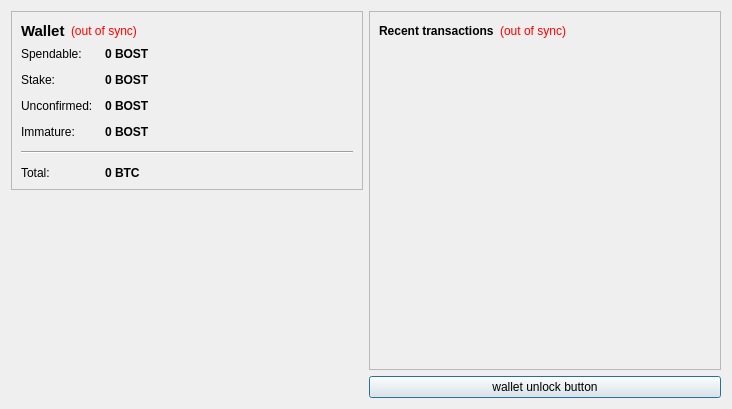
<?xml version="1.0" encoding="UTF-8"?>
<ui version="4.0">
 <class>OverviewPage</class>
 <widget class="QWidget" name="OverviewPage">
  <property name="geometry">
   <rect>
    <x>0</x>
    <y>0</y>
    <width>732</width>
    <height>409</height>
   </rect>
  </property>
  <property name="windowTitle">
   <string>Form</string>
  </property>
  <layout class="QHBoxLayout" name="horizontalLayout" stretch="0,0">
   <item>
    <layout class="QVBoxLayout" name="verticalLayout_2">
     <item>
      <widget class="QFrame" name="frame">
       <property name="frameShape">
        <enum>QFrame::StyledPanel</enum>
       </property>
       <property name="frameShadow">
        <enum>QFrame::Raised</enum>
       </property>
       <layout class="QVBoxLayout" name="verticalLayout_4">
        <item>
         <layout class="QHBoxLayout" name="horizontalLayout_4">
          <item>
           <widget class="QLabel" name="label_5">
            <property name="font">
             <font>
              <pointsize>11</pointsize>
              <weight>75</weight>
              <bold>true</bold>
             </font>
            </property>
            <property name="text">
             <string>Wallet</string>
            </property>
           </widget>
          </item>
          <item>
           <widget class="QLabel" name="labelWalletStatus">
            <property name="toolTip">
             <string>The displayed information may be out of date. Your wallet automatically synchronizes with the sterlingcoin network after a connection is established, but this process has not completed yet.</string>
            </property>
            <property name="styleSheet">
             <string notr="true">QLabel { color: red; }</string>
            </property>
            <property name="text">
             <string notr="true">(out of sync)</string>
            </property>
            <property name="alignment">
             <set>Qt::AlignLeading|Qt::AlignLeft|Qt::AlignVCenter</set>
            </property>
           </widget>
          </item>
          <item>
           <spacer name="horizontalSpacer_2">
            <property name="orientation">
             <enum>Qt::Horizontal</enum>
            </property>
            <property name="sizeHint" stdset="0">
             <size>
              <width>40</width>
              <height>20</height>
             </size>
            </property>
           </spacer>
          </item>
         </layout>
        </item>
        <item>
         <layout class="QFormLayout" name="formLayout_2">
          <property name="fieldGrowthPolicy">
           <enum>QFormLayout::AllNonFixedFieldsGrow</enum>
          </property>
          <property name="horizontalSpacing">
           <number>12</number>
          </property>
          <property name="verticalSpacing">
           <number>12</number>
          </property>
          <item row="0" column="0">
           <widget class="QLabel" name="label">
            <property name="text">
             <string>Spendable:</string>
            </property>
           </widget>
          </item>
          <item row="0" column="1">
           <widget class="QLabel" name="labelBalance">
            <property name="font">
             <font>
              <weight>75</weight>
              <bold>true</bold>
             </font>
            </property>
            <property name="cursor">
             <cursorShape>IBeamCursor</cursorShape>
            </property>
            <property name="toolTip">
             <string>Your current spendable balance</string>
            </property>
            <property name="text">
             <string notr="true">0 BOST</string>
            </property>
            <property name="textInteractionFlags">
             <set>Qt::LinksAccessibleByMouse|Qt::TextSelectableByKeyboard|Qt::TextSelectableByMouse</set>
            </property>
           </widget>
          </item>
          <item row="1" column="0">
           <widget class="QLabel" name="label_6">
            <property name="text">
             <string>Stake:</string>
            </property>
           </widget>
          </item>
          <item row="1" column="1">
           <widget class="QLabel" name="labelStake">
            <property name="font">
             <font>
              <weight>75</weight>
              <bold>true</bold>
             </font>
            </property>
            <property name="cursor">
             <cursorShape>IBeamCursor</cursorShape>
            </property>
            <property name="toolTip">
             <string>Total of coins that was staked, and do not yet count toward the current balance</string>
            </property>
            <property name="text">
             <string notr="true">0 BOST</string>
            </property>
            <property name="textInteractionFlags">
             <set>Qt::LinksAccessibleByMouse|Qt::TextSelectableByKeyboard|Qt::TextSelectableByMouse</set>
            </property>
           </widget>
          </item>
          <item row="2" column="0">
           <widget class="QLabel" name="label_3">
            <property name="text">
             <string>Unconfirmed:</string>
            </property>
           </widget>
          </item>
          <item row="2" column="1">
           <widget class="QLabel" name="labelUnconfirmed">
            <property name="font">
             <font>
              <weight>75</weight>
              <bold>true</bold>
             </font>
            </property>
            <property name="cursor">
             <cursorShape>IBeamCursor</cursorShape>
            </property>
            <property name="toolTip">
             <string>Total of transactions that have yet to be confirmed, and do not yet count toward the current balance</string>
            </property>
            <property name="text">
             <string notr="true">0 BOST</string>
            </property>
            <property name="textInteractionFlags">
             <set>Qt::LinksAccessibleByMouse|Qt::TextSelectableByKeyboard|Qt::TextSelectableByMouse</set>
            </property>
           </widget>
          </item>
          <item row="3" column="0">
           <widget class="QLabel" name="labelImmatureText">
            <property name="text">
             <string>Immature:</string>
            </property>
           </widget>
          </item>
          <item row="3" column="1">
           <widget class="QLabel" name="labelImmature">
            <property name="font">
             <font>
              <weight>75</weight>
              <bold>true</bold>
             </font>
            </property>
            <property name="toolTip">
             <string>Mined balance that has not yet matured</string>
            </property>
            <property name="text">
             <string notr="true">0 BOST</string>
            </property>
            <property name="textInteractionFlags">
             <set>Qt::LinksAccessibleByMouse|Qt::TextSelectableByKeyboard|Qt::TextSelectableByMouse</set>
            </property>
           </widget>
          </item>
          <item row="4" column="0" colspan="2">
           <widget class="Line" name="line">
            <property name="orientation">
             <enum>Qt::Horizontal</enum>
            </property>
           </widget>
          </item>
          <item row="5" column="0">
           <widget class="QLabel" name="labelTotalText">
            <property name="text">
             <string>Total:</string>
            </property>
           </widget>
          </item>
          <item row="5" column="1">
           <widget class="QLabel" name="labelTotal">
            <property name="font">
             <font>
              <weight>75</weight>
              <bold>true</bold>
             </font>
            </property>
            <property name="cursor">
             <cursorShape>IBeamCursor</cursorShape>
            </property>
            <property name="toolTip">
             <string>Your current total balance</string>
            </property>
            <property name="text">
             <string notr="true">0 BTC</string>
            </property>
            <property name="textInteractionFlags">
             <set>Qt::LinksAccessibleByMouse|Qt::TextSelectableByKeyboard|Qt::TextSelectableByMouse</set>
            </property>
           </widget>
          </item>
         </layout>
        </item>
       </layout>
      </widget>
     </item>
     <item>
      <spacer name="verticalSpacer_4">
       <property name="orientation">
        <enum>Qt::Vertical</enum>
       </property>
       <property name="sizeHint" stdset="0">
        <size>
         <width>20</width>
         <height>40</height>
        </size>
       </property>
      </spacer>
     </item>
     <item>
      <widget class="QLabel" name="label_2">
       <property name="text">
        <string/>
       </property>
       <property name="pixmap">
        <pixmap resource="../bitcoin.qrc">:/images/Wallet_Logo</pixmap>
       </property>
       <property name="alignment">
        <set>Qt::AlignCenter</set>
       </property>
      </widget>
     </item>
     <item>
      <spacer name="verticalSpacer">
       <property name="orientation">
        <enum>Qt::Vertical</enum>
       </property>
       <property name="sizeHint" stdset="0">
        <size>
         <width>20</width>
         <height>40</height>
        </size>
       </property>
      </spacer>
     </item>
    </layout>
   </item>
   <item>
    <layout class="QVBoxLayout" name="verticalLayout_3">
     <item>
      <widget class="QFrame" name="frame_2">
       <property name="frameShape">
        <enum>QFrame::StyledPanel</enum>
       </property>
       <property name="frameShadow">
        <enum>QFrame::Raised</enum>
       </property>
       <layout class="QVBoxLayout" name="verticalLayout">
        <item>
         <layout class="QHBoxLayout" name="horizontalLayout_2">
          <item>
           <widget class="QLabel" name="label_4">
            <property name="text">
             <string>&lt;b&gt;Recent transactions&lt;/b&gt;</string>
            </property>
           </widget>
          </item>
          <item>
           <widget class="QLabel" name="labelTransactionsStatus">
            <property name="toolTip">
             <string>The displayed information may be out of date. Your wallet automatically synchronizes with the sterlingcoin network after a connection is established, but this process has not completed yet.</string>
            </property>
            <property name="styleSheet">
             <string notr="true">QLabel { color: red; }</string>
            </property>
            <property name="text">
             <string notr="true">(out of sync)</string>
            </property>
            <property name="alignment">
             <set>Qt::AlignRight|Qt::AlignTrailing|Qt::AlignVCenter</set>
            </property>
           </widget>
          </item>
          <item>
           <spacer name="horizontalSpacer">
            <property name="orientation">
             <enum>Qt::Horizontal</enum>
            </property>
            <property name="sizeHint" stdset="0">
             <size>
              <width>40</width>
              <height>20</height>
             </size>
            </property>
           </spacer>
          </item>
         </layout>
        </item>
        <item>
         <widget class="QListView" name="listTransactions">
          <property name="styleSheet">
           <string notr="true">QListView { background: transparent; }</string>
          </property>
          <property name="frameShape">
           <enum>QFrame::NoFrame</enum>
          </property>
          <property name="verticalScrollBarPolicy">
           <enum>Qt::ScrollBarAlwaysOff</enum>
          </property>
          <property name="horizontalScrollBarPolicy">
           <enum>Qt::ScrollBarAlwaysOff</enum>
          </property>
          <property name="selectionMode">
           <enum>QAbstractItemView::NoSelection</enum>
          </property>
         </widget>
        </item>
       </layout>
      </widget>
     </item>
     <item>
      <widget class="QPushButton" name="unlockWalletButton">
       <property name="sizePolicy">
        <sizepolicy hsizetype="Minimum" vsizetype="Fixed">
         <horstretch>0</horstretch>
         <verstretch>0</verstretch>
        </sizepolicy>
       </property>
       <property name="maximumSize">
        <size>
         <width>16777214</width>
         <height>16777214</height>
        </size>
       </property>
       <property name="toolTip">
        <string/>
       </property>
       <property name="text">
        <string>wallet unlock button</string>
       </property>
       <property name="checkable">
        <bool>false</bool>
       </property>
       <property name="autoDefault">
        <bool>false</bool>
       </property>
       <property name="default">
        <bool>true</bool>
       </property>
       <property name="flat">
        <bool>false</bool>
       </property>
      </widget>
     </item>
    </layout>
   </item>
  </layout>
 </widget>
 <resources>
  <include location="../bitcoin.qrc"/>
 </resources>
 <connections/>
</ui>
